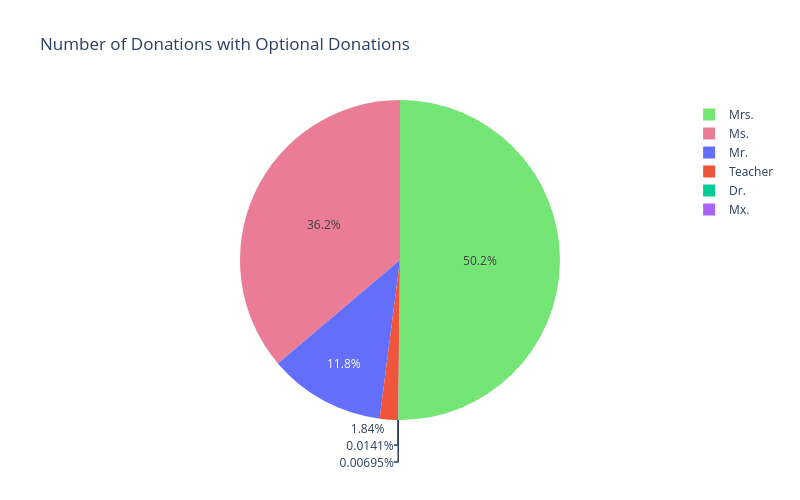

Notebook code for this chart:
### Markdown cell above
> - El número de maestros comenzó a publicar en DonorChoose cuando fue lanzado en 2002, pero los primeros cinco años vieron muy pocos maestros publicando los proyectos.
>> - Una tendencia creciente comenzó a desarrollarse alrededor de 2008 y el período de **2012 - 2013** vio un aumento masivo en el número de maestros que publican los proyectos.
>> - La tendencia alcanzó su punto máximo de 80K nuevos maestros que publican proyectos en 2016, pero el **número se redujo a 75K en 2017**. No solo los donantes necesitan ser motivados, sino también los maestros necesitan ser promovidos para publicar más proyectos. Al observar el crecimiento de nuevos maestros a lo largo de los años, parece que donorschoose está haciendo un buen trabajo.

## <a id="4.4">4.4 Cuál es la Distribución de Prefijos de Maestros</a>

### Code cell
t = teachers_df['Teacher Prefix'].value_counts()

labels = t.index
values2 = t.values
trace2 = go.Pie(labels=labels, values=values2, marker=dict(colors=['#75e575', '#ea7c96',]))

layout = go.Layout(title='Number of Donations with Optional Donations', width=800, height=500)
fig = go.Figure(data=[trace2], layout=layout)
iplot(fig)

### Figure 1 — Plotly figure (JSON) as saved in the notebook; plotly's stock layout.template omitted (floating-point values rounded to 4 significant figures)
{"data": [{"labels": ["Mrs.", "Ms.", "Mr.", "Teacher", "Dr.", "Mx."], "marker": {"colors": ["#75e575", "#ea7c96"]}, "type": "pie", "values": [202142, 145761, 47480, 7404, 57, 28]}], "layout": {"height": 500, "title": {"text": "Number of Donations with Optional Donations"}, "width": 800}}
